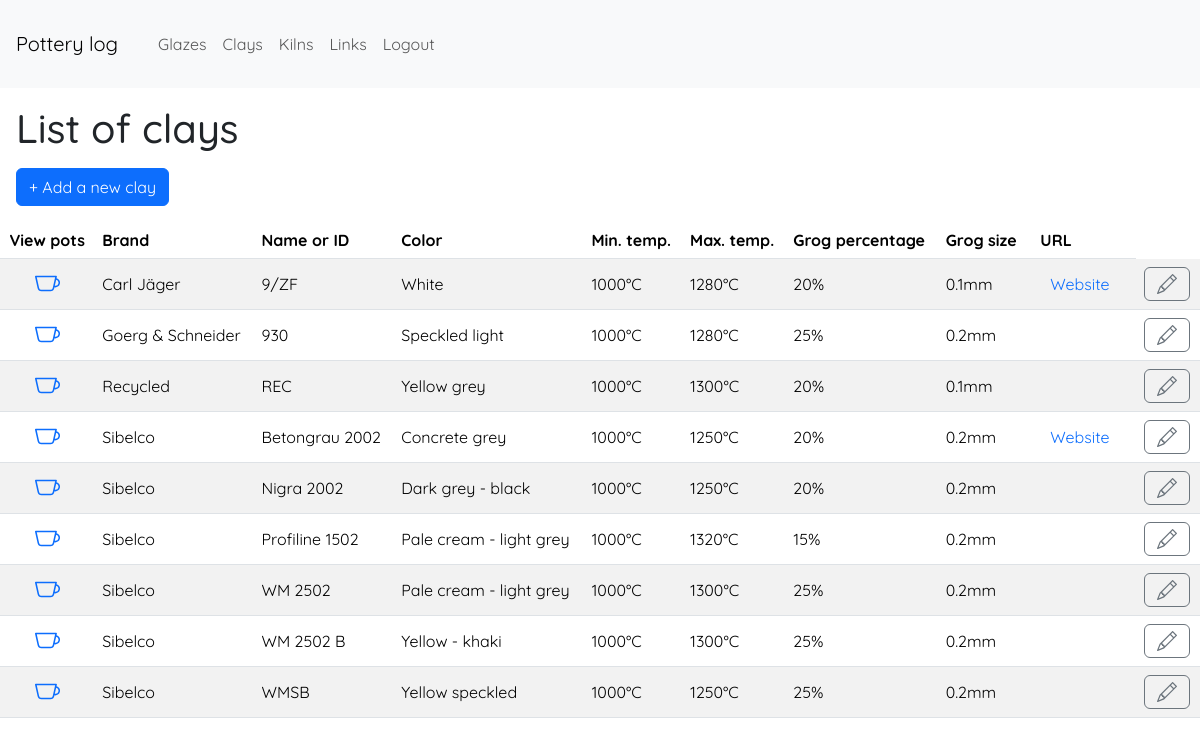
Screenshot of /viewclays (signed in) with the database file from the repository.
### app/models.py (models this page shows, shortened)
class Clay(db.Model):
    __tablename__ = 'clay'
    id = db.Column(db.Integer, primary_key=True)
    brand = db.Column(db.String(140), index=True)
    name_id = db.Column(db.String(140), index=True)
    color = db.Column(db.String(140))
    temp_min = db.Column(db.Integer) # in °C
    temp_max = db.Column(db.Integer) # in °C
    grog_percent = db.Column(db.Integer) # in %
    grog_size_max = db.Column(db.Float) # in mm
    url = db.Column(db.String)
    pots = db.relationship('Pot', backref='made_with_clay', lazy='dynamic')

### app/controller.py (the view)
@app.route('/viewclays')
@login_required
def view_clays():
    clays = Clay.query.order_by(Clay.brand, Clay.name_id).all()
    clay_form = AddClayForm()
    return render_template('viewclays.html', title='List of clays', clays=clays, clay_form=clay_form)

### app/models.py (called while the page is built)
@login.user_loader
def load_user(id):
    return User.query.get(int(id))

### app/templates/viewclays.html (shortened to what this page needs)
{% extends 'layout.html' %}
{% block main %}
<h1 class="m-3">List of clays</h1>
<div class="m-3">
    <button id="add-new-clay" type="button" class="btn btn-primary" data-toggle="modal" data-target="#modal-add-edit-clay" data-reload-page="true">&plus; Add a new clay</button>
</div>
<table class="table table-striped">
    <thead>
        <tr>
            <th class="centered-content">View pots</th>
            <th>Brand</th>
            <th>Name or ID</th>
            <th>Color</th>
            <th>Min. temp.</th>
            <th>Max. temp.</th>
            <th>Grog percentage</th>
            <th>Grog size</th>
            <th style="padding: 8px 13px;">URL</th>
        </tr>
    </thead>
    <body>
        {% for clay in clays %}
        <tr>
            <td class="vertical-center centered-content">
                <a href="{{ url_for('show_clay', clay_id=clay.id) }}" class="hover-border-link">
                </a>
            </td>
            <td class="vertical-center">{{ clay.brand or '' }}</td>
            <td class="vertical-center">{{ clay.name_id or '' }}</td>
            <td class="vertical-center">{{ clay.color or '' }}</td>
            <td class="vertical-center">{{ clay.temp_min ~ '°C' if clay.temp_min else '' }}</td>
            <td class="vertical-center">{{ clay.temp_max ~ '°C' if clay.temp_max else '' }}</td>
            <td class="vertical-center">{{ clay.grog_percent ~ '%' if clay.grog_percent else '' }}</td>
            <td class="vertical-center">{{ clay.grog_size_max ~ 'mm' if clay.grog_size_max else '' }}</td>
            <td class="vertical-center">
                {% if clay.url %}
                    <a class="hover-border-link" href="{{ clay.url }}" target="_blank">
                        Website
                    </a>
                {% endif %}
            </td>
            <td>
                <button type="button" class="btn btn-outline-secondary" id="open-modal-edit-item-{{ clay.id }}" data-toggle="modal" data-target="#modal-add-edit-clay" data-reload-page="true" data-itemtype="clay">
                </button>
            </td>
        </tr>
        {% endfor %}
    </body>
</table>
{% endblock %}

### app/static/css/styles.css (style rules this page uses)
body { margin: 0; font-family: 'Quicksand', sans-serif; }
a.hover-border-link { color: #0d6efd; text-decoration: none; padding: 8px 13px; border: 2px solid transparent; transition: all 0.1s; }
.centered-content { text-align: center; }
.vertical-center { vertical-align: middle; }

### rows the page displays
Clay: brand "Carl Jäger", name "9/ZF", color "White", temp_min "1000°C", temp_max "1280°C", grog_percent "20%", grog_size_max "0.1mm"
Clay: brand "Goerg & Schneider", name "930", color "Speckled light", temp_min "1000°C", temp_max "1280°C", grog_percent "25%", grog_size_max "0.2mm"
Clay: brand "Recycled", name "REC", color "Yellow grey", temp_min "1000°C", temp_max "1300°C", grog_percent "20%", grog_size_max "0.1mm"
Clay: brand "Sibelco", name "Betongrau 2002", color "Concrete grey", temp_min "1000°C", temp_max "1250°C", grog_percent "20%", grog_size_max "0.2mm"
Clay: brand "Sibelco", name "Nigra 2002", color "Dark grey - black", temp_min "1000°C", temp_max "1250°C", grog_percent "20%", grog_size_max "0.2mm"
Clay: brand "Sibelco", name "Profiline 1502", color "Pale cream - light grey", temp_min "1000°C", temp_max "1320°C", grog_percent "15%", grog_size_max "0.2mm"
Clay: brand "Sibelco", name "WM 2502", color "Pale cream - light grey", temp_min "1000°C", temp_max "1300°C", grog_percent "25%", grog_size_max "0.2mm"
Clay: brand "Sibelco", name "WM 2502 B", color "Yellow - khaki", temp_min "1000°C", temp_max "1300°C", grog_percent "25%", grog_size_max "0.2mm"
Clay: brand "Sibelco", name "WMSB", color "Yellow speckled", temp_min "1000°C", temp_max "1250°C", grog_percent "25%", grog_size_max "0.2mm"
